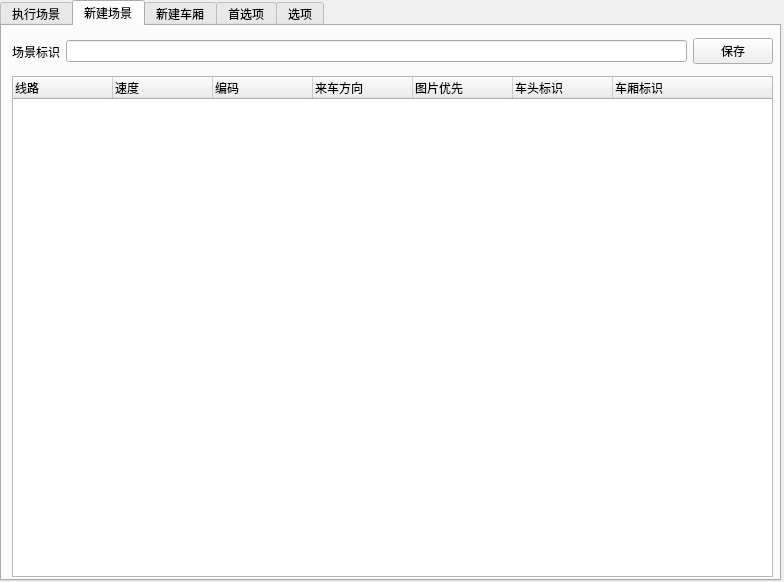
<?xml version="1.0" encoding="UTF-8"?>
<ui version="4.0">
 <class>Form</class>
 <widget class="QWidget" name="Form">
  <property name="geometry">
   <rect>
    <x>0</x>
    <y>0</y>
    <width>784</width>
    <height>582</height>
   </rect>
  </property>
  <property name="sizePolicy">
   <sizepolicy hsizetype="Preferred" vsizetype="Preferred">
    <horstretch>0</horstretch>
    <verstretch>0</verstretch>
   </sizepolicy>
  </property>
  <property name="minimumSize">
   <size>
    <width>784</width>
    <height>582</height>
   </size>
  </property>
  <property name="maximumSize">
   <size>
    <width>784</width>
    <height>582</height>
   </size>
  </property>
  <property name="windowTitle">
   <string>自动化测试平台</string>
  </property>
  <widget class="QTabWidget" name="tabWidget">
   <property name="geometry">
    <rect>
     <x>0</x>
     <y>0</y>
     <width>781</width>
     <height>581</height>
    </rect>
   </property>
   <property name="currentIndex">
    <number>1</number>
   </property>
   <widget class="QWidget" name="tab">
    <attribute name="title">
     <string>执行场景</string>
    </attribute>
    <widget class="QListWidget" name="lstInfo">
     <property name="geometry">
      <rect>
       <x>220</x>
       <y>70</y>
       <width>541</width>
       <height>221</height>
      </rect>
     </property>
    </widget>
    <widget class="QLabel" name="label_10">
     <property name="geometry">
      <rect>
       <x>220</x>
       <y>16</y>
       <width>54</width>
       <height>20</height>
      </rect>
     </property>
     <property name="text">
      <string>工作模式</string>
     </property>
    </widget>
    <widget class="QComboBox" name="cbWorkMode">
     <property name="geometry">
      <rect>
       <x>280</x>
       <y>16</y>
       <width>111</width>
       <height>20</height>
      </rect>
     </property>
     <item>
      <property name="text">
       <string>服务器和客户端</string>
      </property>
     </item>
     <item>
      <property name="text">
       <string>服务器</string>
      </property>
     </item>
     <item>
      <property name="text">
       <string>客户端</string>
      </property>
     </item>
    </widget>
    <widget class="QCheckBox" name="cbLoop">
     <property name="geometry">
      <rect>
       <x>570</x>
       <y>17</y>
       <width>51</width>
       <height>19</height>
      </rect>
     </property>
     <property name="text">
      <string>循环</string>
     </property>
    </widget>
    <widget class="QLabel" name="label_11">
     <property name="geometry">
      <rect>
       <x>410</x>
       <y>16</y>
       <width>54</width>
       <height>20</height>
      </rect>
     </property>
     <property name="text">
      <string>线路模式</string>
     </property>
    </widget>
    <widget class="QComboBox" name="cbLineMode">
     <property name="geometry">
      <rect>
       <x>470</x>
       <y>16</y>
       <width>81</width>
       <height>20</height>
      </rect>
     </property>
     <item>
      <property name="text">
       <string>单线单向</string>
      </property>
     </item>
     <item>
      <property name="text">
       <string>单线双向</string>
      </property>
     </item>
     <item>
      <property name="text">
       <string>双线单向</string>
      </property>
     </item>
    </widget>
    <widget class="QTreeWidget" name="trChooseCase">
     <property name="geometry">
      <rect>
       <x>30</x>
       <y>70</y>
       <width>171</width>
       <height>481</height>
      </rect>
     </property>
     <column>
      <property name="text">
       <string>执行场景列表</string>
      </property>
     </column>
    </widget>
    <widget class="QLabel" name="label_21">
     <property name="geometry">
      <rect>
       <x>30</x>
       <y>17</y>
       <width>54</width>
       <height>20</height>
      </rect>
     </property>
     <property name="text">
      <string>测试类型</string>
     </property>
    </widget>
    <widget class="QComboBox" name="cbTestMode">
     <property name="geometry">
      <rect>
       <x>90</x>
       <y>17</y>
       <width>111</width>
       <height>20</height>
      </rect>
     </property>
     <item>
      <property name="text">
       <string>性能测试</string>
      </property>
     </item>
     <item>
      <property name="text">
       <string>功能测试</string>
      </property>
     </item>
    </widget>
    <widget class="QLabel" name="lbGraphic">
     <property name="geometry">
      <rect>
       <x>220</x>
       <y>300</y>
       <width>541</width>
       <height>251</height>
      </rect>
     </property>
     <property name="text">
      <string>图像展示</string>
     </property>
    </widget>
    <widget class="QLabel" name="label_14">
     <property name="geometry">
      <rect>
       <x>400</x>
       <y>39</y>
       <width>61</width>
       <height>20</height>
      </rect>
     </property>
     <property name="text">
      <string>服务器端口</string>
     </property>
    </widget>
    <widget class="QLabel" name="label_13">
     <property name="geometry">
      <rect>
       <x>220</x>
       <y>39</y>
       <width>54</width>
       <height>20</height>
      </rect>
     </property>
     <property name="text">
      <string>服务器IP</string>
     </property>
    </widget>
    <widget class="QCheckBox" name="cbCross">
     <property name="geometry">
      <rect>
       <x>570</x>
       <y>39</y>
       <width>61</width>
       <height>19</height>
      </rect>
     </property>
     <property name="toolTip">
      <string>勾选将加入交错车逻辑判断</string>
     </property>
     <property name="whatsThis">
      <string/>
     </property>
     <property name="text">
      <string>交错车</string>
     </property>
    </widget>
    <widget class="QLineEdit" name="txtServerIP">
     <property name="geometry">
      <rect>
       <x>280</x>
       <y>40</y>
       <width>111</width>
       <height>20</height>
      </rect>
     </property>
    </widget>
    <widget class="QLineEdit" name="txtServerPort">
     <property name="geometry">
      <rect>
       <x>470</x>
       <y>40</y>
       <width>81</width>
       <height>20</height>
      </rect>
     </property>
    </widget>
    <widget class="QPushButton" name="btStart">
     <property name="geometry">
      <rect>
       <x>686</x>
       <y>16</y>
       <width>75</width>
       <height>23</height>
      </rect>
     </property>
     <property name="text">
      <string>开始</string>
     </property>
    </widget>
   </widget>
   <widget class="QWidget" name="tab_2">
    <attribute name="title">
     <string>新建场景</string>
    </attribute>
    <widget class="QWidget" name="horizontalLayoutWidget_2">
     <property name="geometry">
      <rect>
       <x>10</x>
       <y>10</y>
       <width>761</width>
       <height>31</height>
      </rect>
     </property>
     <layout class="QHBoxLayout" name="horizontalLayout_2">
      <item>
       <widget class="QLabel" name="label_12">
        <property name="text">
         <string>场景标识</string>
        </property>
       </widget>
      </item>
      <item>
       <widget class="QLineEdit" name="txtCaseName"/>
      </item>
      <item>
       <widget class="QPushButton" name="btnSaveNewCase">
        <property name="text">
         <string>保存</string>
        </property>
       </widget>
      </item>
     </layout>
    </widget>
    <widget class="QWidget" name="gridLayoutWidget_2">
     <property name="geometry">
      <rect>
       <x>10</x>
       <y>50</y>
       <width>761</width>
       <height>501</height>
      </rect>
     </property>
     <layout class="QGridLayout" name="gridLayout_2">
      <item row="0" column="0">
       <widget class="QTreeWidget" name="trItems">
        <column>
         <property name="text">
          <string>线路</string>
         </property>
        </column>
        <column>
         <property name="text">
          <string>速度</string>
         </property>
        </column>
        <column>
         <property name="text">
          <string>编码</string>
         </property>
        </column>
        <column>
         <property name="text">
          <string>来车方向</string>
         </property>
        </column>
        <column>
         <property name="text">
          <string>图片优先</string>
         </property>
        </column>
        <column>
         <property name="text">
          <string>车头标识</string>
         </property>
        </column>
        <column>
         <property name="text">
          <string>车厢标识</string>
         </property>
        </column>
       </widget>
      </item>
     </layout>
    </widget>
   </widget>
   <widget class="QWidget" name="tab_3">
    <attribute name="title">
     <string>新建车厢</string>
    </attribute>
    <widget class="QWidget" name="horizontalLayoutWidget_3">
     <property name="geometry">
      <rect>
       <x>10</x>
       <y>10</y>
       <width>761</width>
       <height>31</height>
      </rect>
     </property>
     <layout class="QHBoxLayout" name="horizontalLayout_3">
      <item>
       <widget class="QLabel" name="label_3">
        <property name="text">
         <string>车厢标识</string>
        </property>
       </widget>
      </item>
      <item>
       <widget class="QLineEdit" name="txtCarName"/>
      </item>
      <item>
       <widget class="QPushButton" name="btSaveCar">
        <property name="text">
         <string>保存</string>
        </property>
       </widget>
      </item>
     </layout>
    </widget>
    <widget class="QLabel" name="label_4">
     <property name="geometry">
      <rect>
       <x>10</x>
       <y>50</y>
       <width>60</width>
       <height>20</height>
      </rect>
     </property>
     <property name="text">
      <string>左侧图像</string>
     </property>
    </widget>
    <widget class="QLabel" name="label_5">
     <property name="geometry">
      <rect>
       <x>10</x>
       <y>80</y>
       <width>50</width>
       <height>21</height>
      </rect>
     </property>
     <property name="text">
      <string>右侧图像</string>
     </property>
    </widget>
    <widget class="QLabel" name="label_6">
     <property name="geometry">
      <rect>
       <x>10</x>
       <y>110</y>
       <width>90</width>
       <height>21</height>
      </rect>
     </property>
     <property name="text">
      <string>左侧走行部图像</string>
     </property>
    </widget>
    <widget class="QLabel" name="label_7">
     <property name="geometry">
      <rect>
       <x>10</x>
       <y>140</y>
       <width>90</width>
       <height>21</height>
      </rect>
     </property>
     <property name="text">
      <string>右侧走行部图像</string>
     </property>
    </widget>
    <widget class="QLineEdit" name="txtLeftImage">
     <property name="geometry">
      <rect>
       <x>110</x>
       <y>50</y>
       <width>581</width>
       <height>20</height>
      </rect>
     </property>
    </widget>
    <widget class="QLineEdit" name="txtRightImage">
     <property name="geometry">
      <rect>
       <x>110</x>
       <y>80</y>
       <width>581</width>
       <height>20</height>
      </rect>
     </property>
    </widget>
    <widget class="QLineEdit" name="txtLeftWheelImage">
     <property name="geometry">
      <rect>
       <x>110</x>
       <y>110</y>
       <width>581</width>
       <height>20</height>
      </rect>
     </property>
    </widget>
    <widget class="QLineEdit" name="txtRightWheelImage">
     <property name="geometry">
      <rect>
       <x>110</x>
       <y>140</y>
       <width>581</width>
       <height>20</height>
      </rect>
     </property>
    </widget>
    <widget class="QLineEdit" name="txtCarKind">
     <property name="geometry">
      <rect>
       <x>110</x>
       <y>170</y>
       <width>581</width>
       <height>20</height>
      </rect>
     </property>
    </widget>
    <widget class="QLabel" name="label_8">
     <property name="geometry">
      <rect>
       <x>10</x>
       <y>170</y>
       <width>31</width>
       <height>21</height>
      </rect>
     </property>
     <property name="text">
      <string>车型</string>
     </property>
    </widget>
    <widget class="QLineEdit" name="txtCarLength">
     <property name="geometry">
      <rect>
       <x>110</x>
       <y>200</y>
       <width>581</width>
       <height>20</height>
      </rect>
     </property>
    </widget>
    <widget class="QLabel" name="label_9">
     <property name="geometry">
      <rect>
       <x>10</x>
       <y>200</y>
       <width>31</width>
       <height>21</height>
      </rect>
     </property>
     <property name="text">
      <string>车长</string>
     </property>
    </widget>
    <widget class="QToolButton" name="toolButton">
     <property name="geometry">
      <rect>
       <x>700</x>
       <y>51</y>
       <width>37</width>
       <height>18</height>
      </rect>
     </property>
     <property name="text">
      <string>...</string>
     </property>
    </widget>
    <widget class="QToolButton" name="toolButton_2">
     <property name="geometry">
      <rect>
       <x>700</x>
       <y>80</y>
       <width>37</width>
       <height>18</height>
      </rect>
     </property>
     <property name="text">
      <string>...</string>
     </property>
    </widget>
    <widget class="QToolButton" name="toolButton_3">
     <property name="geometry">
      <rect>
       <x>700</x>
       <y>110</y>
       <width>37</width>
       <height>18</height>
      </rect>
     </property>
     <property name="text">
      <string>...</string>
     </property>
    </widget>
    <widget class="QToolButton" name="toolButton_4">
     <property name="geometry">
      <rect>
       <x>700</x>
       <y>140</y>
       <width>37</width>
       <height>18</height>
      </rect>
     </property>
     <property name="text">
      <string>...</string>
     </property>
    </widget>
   </widget>
   <widget class="QWidget" name="tab_4">
    <attribute name="title">
     <string>首选项</string>
    </attribute>
    <widget class="QPushButton" name="btSaveSetting1">
     <property name="geometry">
      <rect>
       <x>350</x>
       <y>520</y>
       <width>75</width>
       <height>23</height>
      </rect>
     </property>
     <property name="text">
      <string>保存</string>
     </property>
    </widget>
    <widget class="QGroupBox" name="groupBox_3">
     <property name="geometry">
      <rect>
       <x>60</x>
       <y>10</y>
       <width>321</width>
       <height>241</height>
      </rect>
     </property>
     <property name="title">
      <string>通用</string>
     </property>
     <widget class="QLineEdit" name="txtXXIP">
      <property name="geometry">
       <rect>
        <x>150</x>
        <y>46</y>
        <width>113</width>
        <height>20</height>
       </rect>
      </property>
     </widget>
     <widget class="QLabel" name="label_16">
      <property name="geometry">
       <rect>
        <x>44</x>
        <y>76</y>
        <width>71</width>
        <height>20</height>
       </rect>
      </property>
      <property name="text">
       <string>上行走行部IP</string>
      </property>
     </widget>
     <widget class="QLineEdit" name="txtSXWheelIP">
      <property name="geometry">
       <rect>
        <x>150</x>
        <y>76</y>
        <width>113</width>
        <height>20</height>
       </rect>
      </property>
     </widget>
     <widget class="QLineEdit" name="txtImageTransportPort">
      <property name="geometry">
       <rect>
        <x>150</x>
        <y>168</y>
        <width>113</width>
        <height>20</height>
       </rect>
      </property>
     </widget>
     <widget class="QLabel" name="label_2">
      <property name="geometry">
       <rect>
        <x>80</x>
        <y>20</y>
        <width>54</width>
        <height>12</height>
       </rect>
      </property>
      <property name="text">
       <string>上行IP</string>
      </property>
     </widget>
     <widget class="QLabel" name="label_18">
      <property name="geometry">
       <rect>
        <x>55</x>
        <y>138</y>
        <width>71</width>
        <height>16</height>
       </rect>
      </property>
      <property name="text">
       <string>传图服务IP</string>
      </property>
     </widget>
     <widget class="QLineEdit" name="txtXXWheelIP">
      <property name="geometry">
       <rect>
        <x>150</x>
        <y>106</y>
        <width>113</width>
        <height>20</height>
       </rect>
      </property>
     </widget>
     <widget class="QLabel" name="label_19">
      <property name="geometry">
       <rect>
        <x>44</x>
        <y>170</y>
        <width>71</width>
        <height>16</height>
       </rect>
      </property>
      <property name="text">
       <string>传图服务端口</string>
      </property>
     </widget>
     <widget class="QLabel" name="label_17">
      <property name="geometry">
       <rect>
        <x>44</x>
        <y>107</y>
        <width>81</width>
        <height>16</height>
       </rect>
      </property>
      <property name="text">
       <string>下行走行部IP</string>
      </property>
     </widget>
     <widget class="QLabel" name="label_15">
      <property name="geometry">
       <rect>
        <x>80</x>
        <y>50</y>
        <width>54</width>
        <height>12</height>
       </rect>
      </property>
      <property name="text">
       <string>下行IP</string>
      </property>
     </widget>
     <widget class="QLineEdit" name="txtSXIP">
      <property name="geometry">
       <rect>
        <x>150</x>
        <y>16</y>
        <width>113</width>
        <height>20</height>
       </rect>
      </property>
     </widget>
     <widget class="QLineEdit" name="txtImageTransportIP">
      <property name="geometry">
       <rect>
        <x>150</x>
        <y>136</y>
        <width>113</width>
        <height>20</height>
       </rect>
      </property>
     </widget>
     <widget class="QLabel" name="label_26">
      <property name="geometry">
       <rect>
        <x>67</x>
        <y>200</y>
        <width>51</width>
        <height>16</height>
       </rect>
      </property>
      <property name="text">
       <string>场景间隔</string>
      </property>
     </widget>
     <widget class="QLineEdit" name="txtFreeTime_2">
      <property name="geometry">
       <rect>
        <x>152</x>
        <y>199</y>
        <width>110</width>
        <height>20</height>
       </rect>
      </property>
     </widget>
    </widget>
    <widget class="QGroupBox" name="groupBox_4">
     <property name="geometry">
      <rect>
       <x>390</x>
       <y>10</y>
       <width>321</width>
       <height>181</height>
      </rect>
     </property>
     <property name="title">
      <string>版本控制系统</string>
     </property>
     <widget class="QLabel" name="label_22">
      <property name="geometry">
       <rect>
        <x>70</x>
        <y>20</y>
        <width>54</width>
        <height>12</height>
       </rect>
      </property>
      <property name="text">
       <string>地址</string>
      </property>
     </widget>
     <widget class="QLineEdit" name="txtSXIP_2">
      <property name="geometry">
       <rect>
        <x>140</x>
        <y>16</y>
        <width>111</width>
        <height>20</height>
       </rect>
      </property>
     </widget>
     <widget class="QLabel" name="label_23">
      <property name="geometry">
       <rect>
        <x>70</x>
        <y>50</y>
        <width>54</width>
        <height>12</height>
       </rect>
      </property>
      <property name="text">
       <string>用户名</string>
      </property>
     </widget>
     <widget class="QLineEdit" name="txtSXIP_3">
      <property name="geometry">
       <rect>
        <x>140</x>
        <y>46</y>
        <width>111</width>
        <height>20</height>
       </rect>
      </property>
     </widget>
     <widget class="QLabel" name="label_24">
      <property name="geometry">
       <rect>
        <x>70</x>
        <y>80</y>
        <width>54</width>
        <height>12</height>
       </rect>
      </property>
      <property name="text">
       <string>密码</string>
      </property>
     </widget>
     <widget class="QLineEdit" name="txtSXIP_4">
      <property name="geometry">
       <rect>
        <x>140</x>
        <y>76</y>
        <width>111</width>
        <height>20</height>
       </rect>
      </property>
     </widget>
     <widget class="QComboBox" name="comboBox">
      <property name="geometry">
       <rect>
        <x>141</x>
        <y>108</y>
        <width>111</width>
        <height>20</height>
       </rect>
      </property>
      <item>
       <property name="text">
        <string>Git</string>
       </property>
      </item>
      <item>
       <property name="text">
        <string>SVN</string>
       </property>
      </item>
     </widget>
     <widget class="QLabel" name="label_25">
      <property name="geometry">
       <rect>
        <x>69</x>
        <y>107</y>
        <width>54</width>
        <height>20</height>
       </rect>
      </property>
      <property name="text">
       <string>版本管理</string>
      </property>
     </widget>
     <widget class="QLabel" name="label_27">
      <property name="geometry">
       <rect>
        <x>70</x>
        <y>138</y>
        <width>54</width>
        <height>20</height>
       </rect>
      </property>
      <property name="text">
       <string>用例库</string>
      </property>
     </widget>
     <widget class="QComboBox" name="comboBox_2">
      <property name="geometry">
       <rect>
        <x>142</x>
        <y>139</y>
        <width>111</width>
        <height>20</height>
       </rect>
      </property>
      <item>
       <property name="text">
        <string>None</string>
       </property>
      </item>
     </widget>
    </widget>
   </widget>
   <widget class="QWidget" name="tab_5">
    <attribute name="title">
     <string>选项</string>
    </attribute>
    <widget class="QGroupBox" name="groupBox">
     <property name="geometry">
      <rect>
       <x>60</x>
       <y>20</y>
       <width>321</width>
       <height>481</height>
      </rect>
     </property>
     <property name="title">
      <string>功能测试</string>
     </property>
     <widget class="QCheckBox" name="checkBox">
      <property name="geometry">
       <rect>
        <x>30</x>
        <y>30</y>
        <width>131</width>
        <height>16</height>
       </rect>
      </property>
      <property name="toolTip">
       <string/>
      </property>
      <property name="text">
       <string>转发SOCKET</string>
      </property>
     </widget>
     <widget class="QCheckBox" name="checkBox_2">
      <property name="geometry">
       <rect>
        <x>30</x>
        <y>90</y>
        <width>131</width>
        <height>16</height>
       </rect>
      </property>
      <property name="toolTip">
       <string>直接输出SOCKET</string>
      </property>
      <property name="text">
       <string>生成报警文件</string>
      </property>
     </widget>
     <widget class="QCheckBox" name="checkBox_4">
      <property name="geometry">
       <rect>
        <x>30</x>
        <y>110</y>
        <width>101</width>
        <height>16</height>
       </rect>
      </property>
      <property name="text">
       <string>信息入库</string>
      </property>
     </widget>
     <widget class="QCheckBox" name="checkBox_5">
      <property name="geometry">
       <rect>
        <x>30</x>
        <y>130</y>
        <width>101</width>
        <height>16</height>
       </rect>
      </property>
      <property name="text">
       <string>随机黑图</string>
      </property>
     </widget>
     <widget class="QLabel" name="label">
      <property name="geometry">
       <rect>
        <x>30</x>
        <y>60</y>
        <width>31</width>
        <height>16</height>
       </rect>
      </property>
      <property name="text">
       <string>上行</string>
      </property>
     </widget>
     <widget class="QLineEdit" name="txtSX_port">
      <property name="geometry">
       <rect>
        <x>60</x>
        <y>58</y>
        <width>61</width>
        <height>20</height>
       </rect>
      </property>
     </widget>
     <widget class="QLabel" name="label_20">
      <property name="geometry">
       <rect>
        <x>130</x>
        <y>60</y>
        <width>31</width>
        <height>16</height>
       </rect>
      </property>
      <property name="text">
       <string>下行</string>
      </property>
     </widget>
     <widget class="QLineEdit" name="txtXX_port">
      <property name="geometry">
       <rect>
        <x>160</x>
        <y>58</y>
        <width>61</width>
        <height>20</height>
       </rect>
      </property>
     </widget>
    </widget>
    <widget class="QGroupBox" name="groupBox_2">
     <property name="geometry">
      <rect>
       <x>390</x>
       <y>20</y>
       <width>321</width>
       <height>481</height>
      </rect>
     </property>
     <property name="title">
      <string>性能测试</string>
     </property>
     <widget class="QCheckBox" name="checkBox_3">
      <property name="geometry">
       <rect>
        <x>30</x>
        <y>30</y>
        <width>91</width>
        <height>16</height>
       </rect>
      </property>
      <property name="text">
       <string>生成报表</string>
      </property>
     </widget>
     <widget class="QSlider" name="horizontalSlider">
      <property name="geometry">
       <rect>
        <x>80</x>
        <y>60</y>
        <width>160</width>
        <height>16</height>
       </rect>
      </property>
      <property name="orientation">
       <enum>Qt::Horizontal</enum>
      </property>
     </widget>
    </widget>
    <widget class="QPushButton" name="btSaveSetting2">
     <property name="geometry">
      <rect>
       <x>350</x>
       <y>520</y>
       <width>75</width>
       <height>23</height>
      </rect>
     </property>
     <property name="text">
      <string>保存</string>
     </property>
    </widget>
   </widget>
  </widget>
 </widget>
 <resources/>
 <connections/>
</ui>
